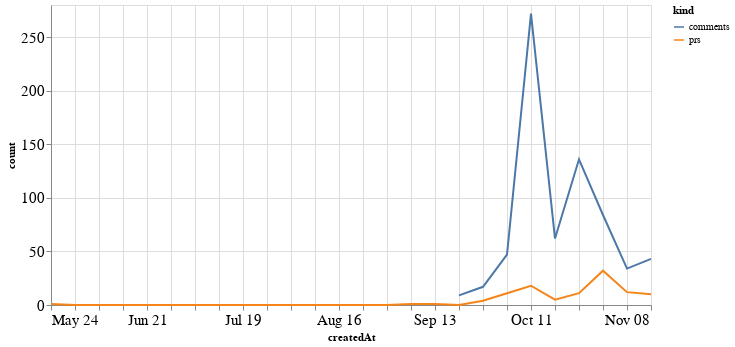

Notebook cell for this chart:
### Code cell
alt.Chart(total_time, width=600).mark_line().encode(
    x='createdAt',
    y='count',
    color='kind'
)

### Figure 1 — Vega-Lite specification as saved in the notebook (floating-point values rounded to 4 significant figures)
{"config": {"axisLeft": {"labelFontSize": 15}, "axisBottom": {"labelFontSize": 15}}, "data": {"name": "data-e9a8b324f40a08e018f563ec0662ea94"}, "mark": "line", "encoding": {"color": {"type": "nominal", "field": "kind"}, "x": {"type": "temporal", "field": "createdAt"}, "y": {"type": "quantitative", "field": "count"}}, "width": 600, "$schema": "https://vega.github.io/schema/vega-lite/v4.8.1.json", "datasets": {"data-e9a8b324f40a08e018f563ec0662ea94": [{"createdAt": "2020-05-24T00:00:00", "kind": "prs", "count": 1.0}, {"createdAt": "2020-05-31T00:00:00", "kind": "prs", "count": 0.0}, {"createdAt": "2020-06-07T00:00:00", "kind": "prs", "count": 0.0}, {"createdAt": "2020-06-14T00:00:00", "kind": "prs", "count": 0.0}, {"createdAt": "2020-06-21T00:00:00", "kind": "prs", "count": 0.0}, {"createdAt": "2020-06-28T00:00:00", "kind": "prs", "count": 0.0}, {"createdAt": "2020-07-05T00:00:00", "kind": "prs", "count": 0.0}, {"createdAt": "2020-07-12T00:00:00", "kind": "prs", "count": 0.0}, {"createdAt": "2020-07-19T00:00:00", "kind": "prs", "count": 0.0}, {"createdAt": "2020-07-26T00:00:00", "kind": "prs", "count": 0.0}, {"createdAt": "2020-08-02T00:00:00", "kind": "prs", "count": 0.0}, {"createdAt": "2020-08-09T00:00:00", "kind": "prs", "count": 0.0}, {"createdAt": "2020-08-16T00:00:00", "kind": "prs", "count": 0.0}, {"createdAt": "2020-08-23T00:00:00", "kind": "prs", "count": 0.0}, {"createdAt": "2020-08-30T00:00:00", "kind": "prs", "count": 0.0}, {"createdAt": "2020-09-06T00:00:00", "kind": "prs", "count": 1.0}, {"createdAt": "2020-09-13T00:00:00", "kind": "prs", "count": 1.0}, {"createdAt": "2020-09-20T00:00:00", "kind": "prs", "count": 0.0}, {"createdAt": "2020-09-27T00:00:00", "kind": "prs", "count": 4.0}, {"createdAt": "2020-10-04T00:00:00", "kind": "prs", "count": 11.0}, {"createdAt": "2020-10-11T00:00:00", "kind": "prs", "count": 18.0}, {"createdAt": "2020-10-18T00:00:00", "kind": "prs", "count": 5.0}, {"createdAt": "2020-10-25T00:00:00", "kind": "prs", "count": 11.0}, {"createdAt": "2020-11-01T00:00:00", "kind": "prs", "count": 32.0}, {"createdAt": "2020-11-08T00:00:00", "kind": "prs", "count": 12.0}, {"createdAt": "2020-11-15T00:00:00", "kind": "prs", "count": 10.0}, {"createdAt": "2020-05-24T00:00:00", "kind": "comments", "count": null}, {"createdAt": "2020-05-31T00:00:00", "kind": "comments", "count": null}, {"createdAt": "2020-06-07T00:00:00", "kind": "comments", "count": null}, {"createdAt": "2020-06-14T00:00:00", "kind": "comments", "count": null}, {"createdAt": "2020-06-21T00:00:00", "kind": "comments", "count": null}, {"createdAt": "2020-06-28T00:00:00", "kind": "comments", "count": null}, {"createdAt": "2020-07-05T00:00:00", "kind": "comments", "count": null}, {"createdAt": "2020-07-12T00:00:00", "kind": "comments", "count": null}, {"createdAt": "2020-07-19T00:00:00", "kind": "comments", "count": null}, {"createdAt": "2020-07-26T00:00:00", "kind": "comments", "count": null}, {"createdAt": "2020-08-02T00:00:00", "kind": "comments", "count": null}, {"createdAt": "2020-08-09T00:00:00", "kind": "comments", "count": null}, {"createdAt": "2020-08-16T00:00:00", "kind": "comments", "count": null}, {"createdAt": "2020-08-23T00:00:00", "kind": "comments", "count": null}, {"createdAt": "2020-08-30T00:00:00", "kind": "comments", "count": null}, {"createdAt": "2020-09-06T00:00:00", "kind": "comments", "count": null}, {"createdAt": "2020-09-13T00:00:00", "kind": "comments", "count": null}, {"createdAt": "2020-09-20T00:00:00", "kind": "comments", "count": 9.0}, {"createdAt": "2020-09-27T00:00:00", "kind": "comments", "count": 17.0}, {"createdAt": "2020-10-04T00:00:00", "kind": "comments", "count": 47.0}, {"createdAt": "2020-10-11T00:00:00", "kind": "comments", "count": 272.0}, {"createdAt": "2020-10-18T00:00:00", "kind": "comments", "count": 62.0}, {"createdAt": "2020-10-25T00:00:00", "kind": "comments", "count": 136.0}, {"createdAt": "2020-11-01T00:00:00", "kind": "comments", "count": 84.0}, {"createdAt": "2020-11-08T00:00:00", "kind": "comments", "count": 34.0}, {"createdAt": "2020-11-15T00:00:00", "kind": "comments", "count": 43.0}]}}
